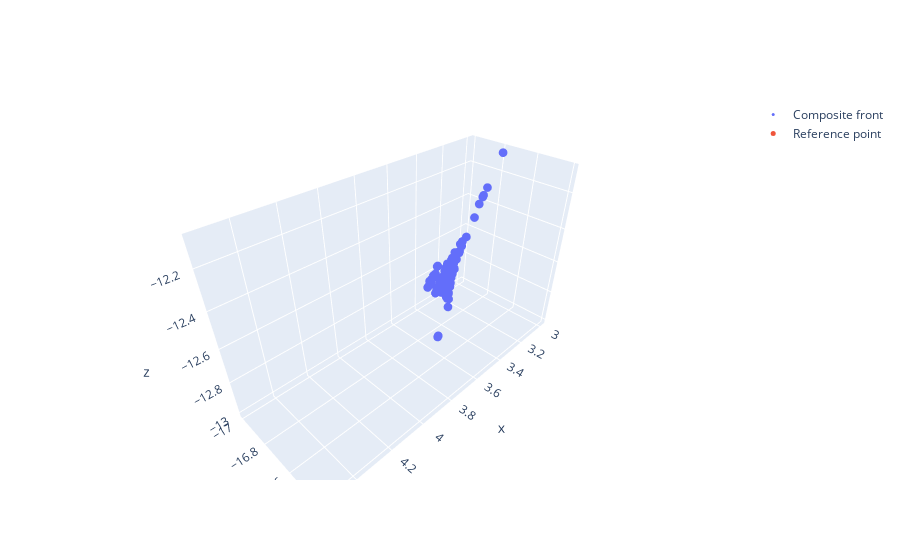

Write notebook code for a chart like this one.
### Code cell
max_assigned_vector = gp.get_max_assigned_vector(base.assigned_vectors)
rp2 = gp.generateRP4decision(base, max_assigned_vector)
visualize_3D_front_rp(base.composite_front, rp2)
